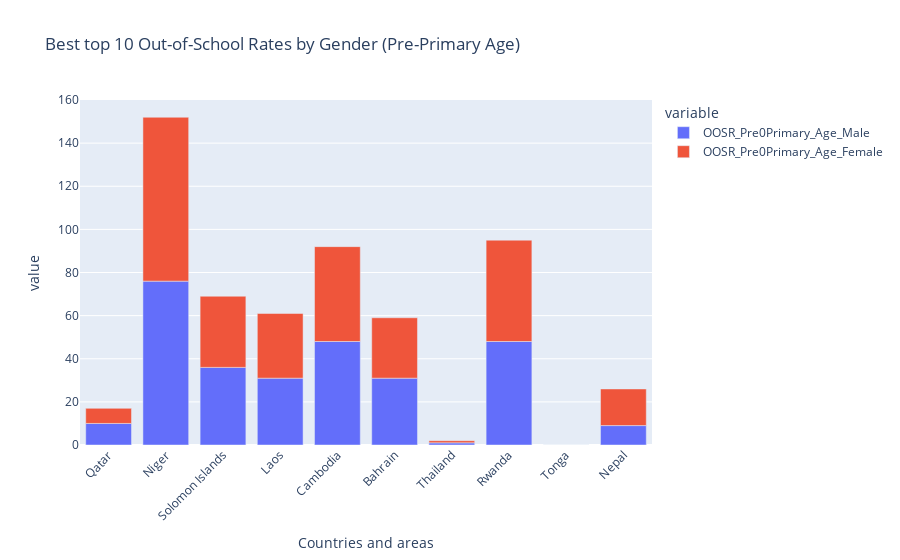

Notebook code cell kept with this figure:
### Code cell
#top 10 out of school rates by countries with the best unemplyment rates

fig = px.bar(df.sort_values(by='Unemployment_Rate',ascending=True).head(10), x='Countries and areas', y=['OOSR_Pre0Primary_Age_Male', 'OOSR_Pre0Primary_Age_Female'],
             title='Best top 10 Out-of-School Rates by Gender (Pre-Primary Age)')
fig.update_layout(xaxis_tickangle=-45)
fig.show()

### Figure 1 — Plotly figure (JSON) as saved in the notebook; plotly's stock layout.template omitted (floating-point values rounded to 4 significant figures)
{"data": [{"alignmentgroup": "True", "hovertemplate": "variable=OOSR_Pre0Primary_Age_Male<br>Countries and areas=%{x}<br>value=%{y}<extra></extra>", "legendgroup": "OOSR_Pre0Primary_Age_Male", "marker": {"color": "#636efa", "pattern": {"shape": ""}}, "name": "OOSR_Pre0Primary_Age_Male", "offsetgroup": "OOSR_Pre0Primary_Age_Male", "orientation": "v", "showlegend": true, "textposition": "auto", "type": "bar", "x": ["Qatar", "Niger", "Solomon Islands", "Laos", "Cambodia", "Bahrain", "Thailand", "Rwanda", "Tonga", "Nepal"], "xaxis": "x", "y": [10, 76, 36, 31, 48, 31, 1, 48, 0, 9], "yaxis": "y"}, {"alignmentgroup": "True", "hovertemplate": "variable=OOSR_Pre0Primary_Age_Female<br>Countries and areas=%{x}<br>value=%{y}<extra></extra>", "legendgroup": "OOSR_Pre0Primary_Age_Female", "marker": {"color": "#EF553B", "pattern": {"shape": ""}}, "name": "OOSR_Pre0Primary_Age_Female", "offsetgroup": "OOSR_Pre0Primary_Age_Female", "orientation": "v", "showlegend": true, "textposition": "auto", "type": "bar", "x": ["Qatar", "Niger", "Solomon Islands", "Laos", "Cambodia", "Bahrain", "Thailand", "Rwanda", "Tonga", "Nepal"], "xaxis": "x", "y": [7, 76, 33, 30, 44, 28, 1, 47, 0, 17], "yaxis": "y"}], "layout": {"barmode": "relative", "legend": {"title": {"text": "variable"}, "tracegroupgap": 0}, "title": {"text": "Best top 10 Out-of-School Rates by Gender (Pre-Primary Age)"}, "xaxis": {"anchor": "y", "domain": [0, 1], "tickangle": -45, "title": {"text": "Countries and areas"}}, "yaxis": {"anchor": "x", "domain": [0, 1], "title": {"text": "value"}}}}
